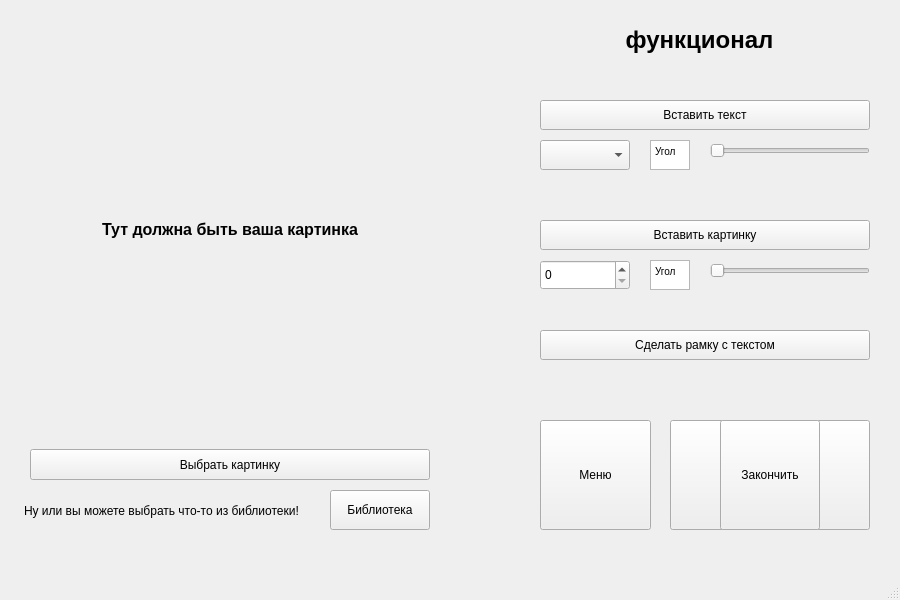
<?xml version="1.0" encoding="UTF-8"?>
<ui version="4.0">
 <class>MainWindow</class>
 <widget class="QMainWindow" name="MainWindow">
  <property name="geometry">
   <rect>
    <x>0</x>
    <y>0</y>
    <width>900</width>
    <height>600</height>
   </rect>
  </property>
  <property name="minimumSize">
   <size>
    <width>900</width>
    <height>600</height>
   </size>
  </property>
  <property name="maximumSize">
   <size>
    <width>900</width>
    <height>600</height>
   </size>
  </property>
  <property name="windowTitle">
   <string>memcreator</string>
  </property>
  <widget class="QWidget" name="centralwidget">
   <widget class="QPushButton" name="kartinka">
    <property name="geometry">
     <rect>
      <x>30</x>
      <y>449</y>
      <width>400</width>
      <height>31</height>
     </rect>
    </property>
    <property name="text">
     <string>Выбрать картинку</string>
    </property>
   </widget>
   <widget class="QLabel" name="label">
    <property name="geometry">
     <rect>
      <x>30</x>
      <y>30</y>
      <width>400</width>
      <height>400</height>
     </rect>
    </property>
    <property name="text">
     <string>&lt;html&gt;&lt;head/&gt;&lt;body&gt;&lt;p align=&quot;center&quot;&gt;&lt;span style=&quot; font-size:12pt; font-weight:600;&quot;&gt;Тут должна быть ваша картинка&lt;/span&gt;&lt;/p&gt;&lt;/body&gt;&lt;/html&gt;</string>
    </property>
   </widget>
   <widget class="QPushButton" name="bibl">
    <property name="geometry">
     <rect>
      <x>330</x>
      <y>490</y>
      <width>100</width>
      <height>40</height>
     </rect>
    </property>
    <property name="text">
     <string>Библиотека</string>
    </property>
   </widget>
   <widget class="QLabel" name="label_2">
    <property name="geometry">
     <rect>
      <x>24</x>
      <y>500</y>
      <width>301</width>
      <height>21</height>
     </rect>
    </property>
    <property name="text">
     <string>Ну или вы можете выбрать что-то из библиотеки!</string>
    </property>
   </widget>
   <widget class="QLabel" name="label_3">
    <property name="geometry">
     <rect>
      <x>560</x>
      <y>10</y>
      <width>279</width>
      <height>61</height>
     </rect>
    </property>
    <property name="text">
     <string>&lt;html&gt;&lt;head/&gt;&lt;body&gt;&lt;p align=&quot;center&quot;&gt;&lt;span style=&quot; font-size:18pt; font-weight:600;&quot;&gt;функционал&lt;/span&gt;&lt;/p&gt;&lt;/body&gt;&lt;/html&gt;</string>
    </property>
   </widget>
   <widget class="QPushButton" name="sohranit">
    <property name="geometry">
     <rect>
      <x>670</x>
      <y>420</y>
      <width>200</width>
      <height>110</height>
     </rect>
    </property>
    <property name="text">
     <string>Сохранить мем</string>
    </property>
   </widget>
   <widget class="QPushButton" name="flag_ok">
    <property name="geometry">
     <rect>
      <x>720</x>
      <y>420</y>
      <width>100</width>
      <height>110</height>
     </rect>
    </property>
    <property name="text">
     <string>Закончить</string>
    </property>
   </widget>
   <widget class="QSlider" name="povorot_2">
    <property name="geometry">
     <rect>
      <x>710</x>
      <y>260</y>
      <width>160</width>
      <height>22</height>
     </rect>
    </property>
    <property name="orientation">
     <enum>Qt::Horizontal</enum>
    </property>
   </widget>
   <widget class="QTextBrowser" name="ugol_2">
    <property name="geometry">
     <rect>
      <x>650</x>
      <y>260</y>
      <width>40</width>
      <height>30</height>
     </rect>
    </property>
    <property name="html">
     <string>&lt;!DOCTYPE HTML PUBLIC &quot;-//W3C//DTD HTML 4.0//EN&quot; &quot;http://www.w3.org/TR/REC-html40/strict.dtd&quot;&gt;
&lt;html&gt;&lt;head&gt;&lt;meta name=&quot;qrichtext&quot; content=&quot;1&quot; /&gt;&lt;style type=&quot;text/css&quot;&gt;
p, li { white-space: pre-wrap; }
&lt;/style&gt;&lt;/head&gt;&lt;body style=&quot; font-family:'MS Shell Dlg 2'; font-size:7.8pt; font-weight:400; font-style:normal;&quot;&gt;
&lt;p style=&quot; margin-top:0px; margin-bottom:0px; margin-left:0px; margin-right:0px; -qt-block-indent:0; text-indent:0px;&quot;&gt;Угол&lt;/p&gt;&lt;/body&gt;&lt;/html&gt;</string>
    </property>
   </widget>
   <widget class="QTextBrowser" name="ugol">
    <property name="geometry">
     <rect>
      <x>650</x>
      <y>140</y>
      <width>40</width>
      <height>30</height>
     </rect>
    </property>
    <property name="html">
     <string>&lt;!DOCTYPE HTML PUBLIC &quot;-//W3C//DTD HTML 4.0//EN&quot; &quot;http://www.w3.org/TR/REC-html40/strict.dtd&quot;&gt;
&lt;html&gt;&lt;head&gt;&lt;meta name=&quot;qrichtext&quot; content=&quot;1&quot; /&gt;&lt;style type=&quot;text/css&quot;&gt;
p, li { white-space: pre-wrap; }
&lt;/style&gt;&lt;/head&gt;&lt;body style=&quot; font-family:'MS Shell Dlg 2'; font-size:7.8pt; font-weight:400; font-style:normal;&quot;&gt;
&lt;p style=&quot; margin-top:0px; margin-bottom:0px; margin-left:0px; margin-right:0px; -qt-block-indent:0; text-indent:0px;&quot;&gt;Угол&lt;/p&gt;&lt;/body&gt;&lt;/html&gt;</string>
    </property>
   </widget>
   <widget class="QSlider" name="povorot">
    <property name="geometry">
     <rect>
      <x>710</x>
      <y>140</y>
      <width>160</width>
      <height>22</height>
     </rect>
    </property>
    <property name="orientation">
     <enum>Qt::Horizontal</enum>
    </property>
   </widget>
   <widget class="QSpinBox" name="spinBox">
    <property name="geometry">
     <rect>
      <x>540</x>
      <y>260</y>
      <width>90</width>
      <height>30</height>
     </rect>
    </property>
   </widget>
   <widget class="QPushButton" name="menu">
    <property name="geometry">
     <rect>
      <x>540</x>
      <y>420</y>
      <width>111</width>
      <height>110</height>
     </rect>
    </property>
    <property name="text">
     <string>Меню</string>
    </property>
   </widget>
   <widget class="QPushButton" name="vst_pic">
    <property name="geometry">
     <rect>
      <x>540</x>
      <y>220</y>
      <width>330</width>
      <height>30</height>
     </rect>
    </property>
    <property name="text">
     <string>Вставить картинку</string>
    </property>
   </widget>
   <widget class="QPushButton" name="ramka">
    <property name="geometry">
     <rect>
      <x>540</x>
      <y>330</y>
      <width>330</width>
      <height>30</height>
     </rect>
    </property>
    <property name="text">
     <string>Сделать рамку с текстом</string>
    </property>
   </widget>
   <widget class="QPushButton" name="vst_text">
    <property name="geometry">
     <rect>
      <x>540</x>
      <y>100</y>
      <width>330</width>
      <height>30</height>
     </rect>
    </property>
    <property name="text">
     <string>Вставить текст</string>
    </property>
   </widget>
   <widget class="QComboBox" name="shrift">
    <property name="geometry">
     <rect>
      <x>540</x>
      <y>140</y>
      <width>90</width>
      <height>30</height>
     </rect>
    </property>
   </widget>
  </widget>
  <widget class="QMenuBar" name="menubar">
   <property name="geometry">
    <rect>
     <x>0</x>
     <y>0</y>
     <width>900</width>
     <height>26</height>
    </rect>
   </property>
  </widget>
  <widget class="QStatusBar" name="statusbar"/>
 </widget>
 <resources/>
 <connections/>
</ui>
